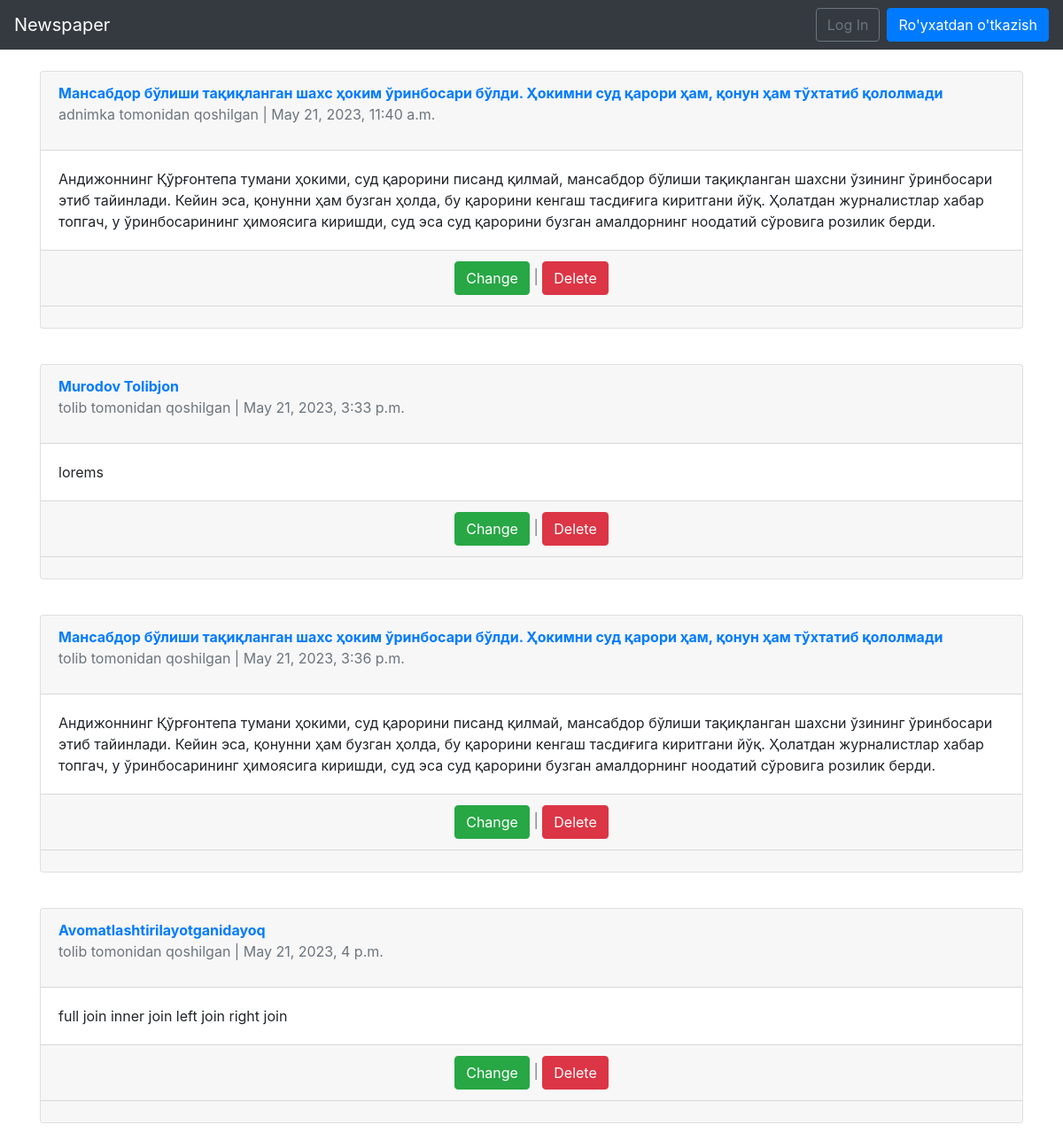
The page /articles/ on the database as committed earlier.
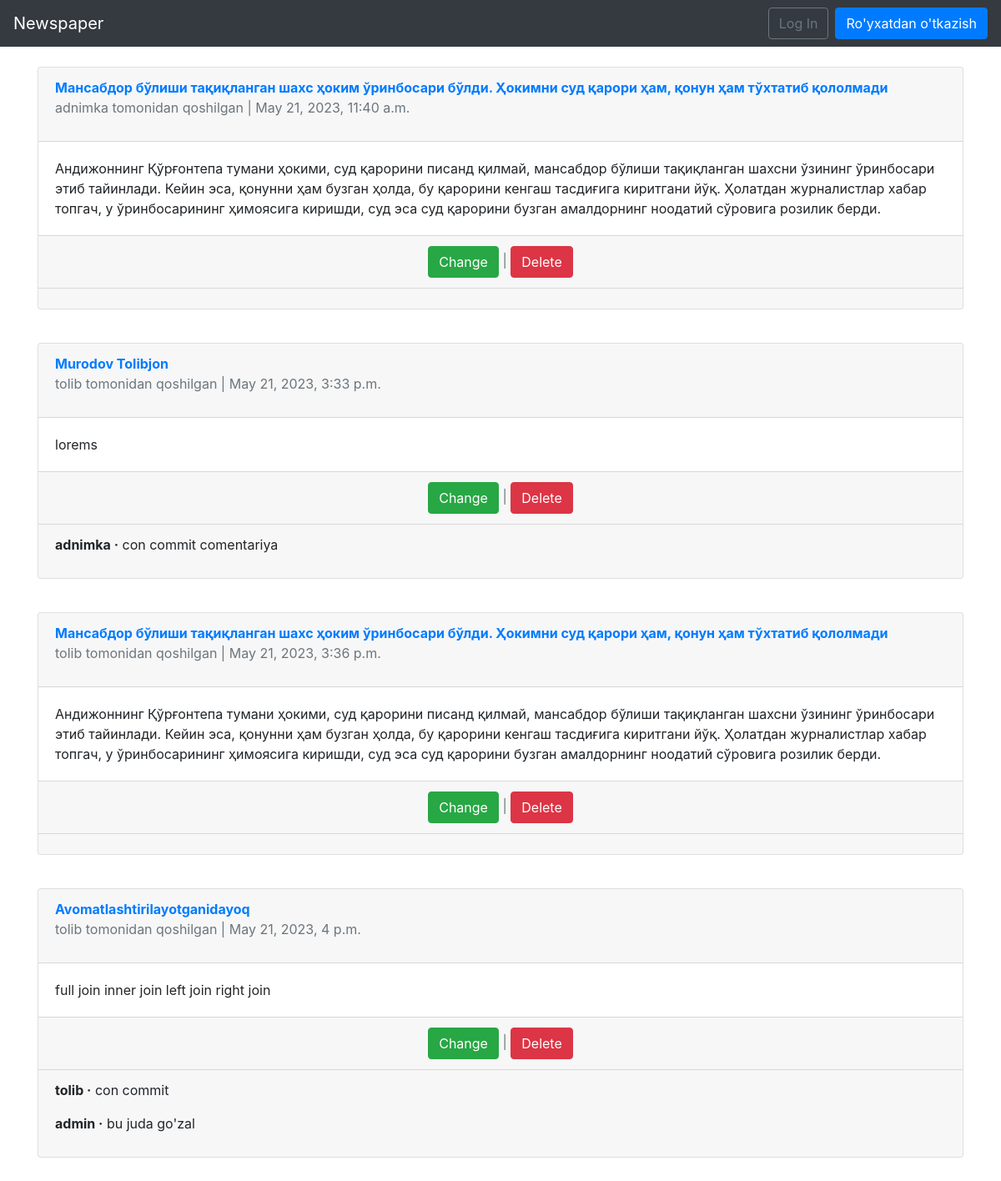
The same page on the database as committed later.
### articles/models.py (models this page shows, shortened)
class Article(models.Model):
    title = models.CharField(max_length=255)
    body = models.TextField()
    photo = models.ImageField(upload_to='images/', blank=True)
    date = models.DateTimeField(auto_now_add=True)
    author = models.ForeignKey(
        get_user_model(),
        on_delete=models.CASCADE,
    )

class Comment(models.Model):
    article = models.ForeignKey(Article, on_delete=models.CASCADE, related_name='comments')
    comment = models.CharField(max_length=255)
    author = models.ForeignKey(get_user_model(), on_delete=models.CASCADE)
    def __str__(self):
        return self.comment

### users/models.py (models this page shows)
class CustomUser(AbstractUser):
    age = models.PositiveIntegerField(null=True, blank=True)
    address = models.CharField(max_length=200)
    job = models.CharField(max_length=50)

### articles/views.py (the view)
# urls.py: path('', ArticleListView.as_view(), name='article_list'),
class ArticleListView(ListView):
    model = Article
    template_name = 'article_list.html'

### templates/article_list.html (shortened to what this page needs)
{% extends 'base.html' %}
{% block content %}
    {% for article in object_list %}
    <div class="card mb-3">
        <div class="card-header">
            <a href="{% url 'article_detail' article.pk %}">
                <span class="font-weight-bold">{{ article.title }}</span>
            </a>
            <p class="text-muted">{{ article.author }} tomonidan qoshilgan | {{ article.date }}</p>
        </div>
        <div class="card-body">
            {{ article.body }}
        </div>
        <div class="card-footer text-center text-muted">
              <a href="{% url 'article_edit' article.pk %}" class="btn btn-success">Change</a> | <a href="{% url 'article_delete' article.pk %}" class="btn btn-danger">Delete</a>
        </div>
        <div class="card-footer">
            {% for comment in article.comments.all %}
            <p>
                <span class="font-weight-bold">{{ comment.author }} &middot;</span>
                {{ comment }}
            </p>
                {% endfor %}
        </div>
    </div>
    <br>
    {% endfor %}
{% endblock content %}

### templates/base.html (shortened to what this page needs)
<!DOCTYPE html>
<html lang="en">
<head>
    <link rel="stylesheet" href="https://maxcdn.bootstrapcdn.com/bootstrap/4.0.0/css/bootstrap.min.css"
>
</head>
<body>
<nav class="navbar navbar-expand-md navbar-dark bg-dark mb-4">
    <a class="navbar-brand" href="{% url 'home' %}">Newspaper</a>
    <div class="collapse navbar-collapse" id="navbarCollapse">
        {% if user.is_authenticated %}
            <ul class="navbar-nav ml-auto">
                <li class="nav-item">
                    <a class="nav-link dropdown-toggle" href="#" id="userMenu"
                       data-toggle="dropdown" aria-haspopup="true"
                       aria-expanded="false">
                        {{ user.username }}
                    </a>
                    <div class="dropdown-menu dropdown-menu-right"
                         aria-labelledby="userMenu">
                        <a class="dropdown-item"
                           href="{% url 'article_new' %}">Create News</a>
                        <div class="dropdown-divider"></div>
                        <a class="dropdown-item"
                           href="{% url 'password_change' %}">Change password</a>
                        <div class="dropdown-divider"></div>
                        <a class="dropdown-item" href="{% url 'logout' %}">
                            Log Out</a>
                    </div>
                </li>
            </ul>
        {% else %}
            <form class="form-inline ml-auto">
                <a href="{% url 'login' %}" class="btn btn-outline-secondary">
                    Log In</a>
                <a href="{% url 'signup' %}" class="btn btn-primary ml-2">
                    Ro'yxatdan o'tkazish</a>
            </form>
        {% endif %}
    </div>
</nav>
<div class="container">
    {% block content %}
    {% endblock content %}
</div>
</body>
</html>

Rows that differ between the two databases and show on the page:
added Comment: author "adnimka", comment "con commit comentariya", shown under Article "Murodov Tolibjon"
added Comment: author "tolib", comment "con commit", shown under Article "Avomatlashtirilayotganidayoq"
added Comment: author "admin", comment "bu juda go'zal", shown under Article "Avomatlashtirilayotganidayoq"
